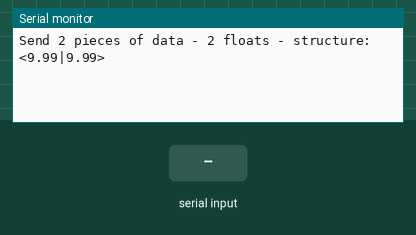
The sketch below on a simulated Arduino Uno, built with avr-gcc and run on an emulated ATmega328P. Parts: the last lines printed to the serial monitor. The inputs (shaded band) are chosen by the test bench.

Above: at 1.2 s.
1.3 s: "<90,45,200>" received over Serial
At 2.5 s:
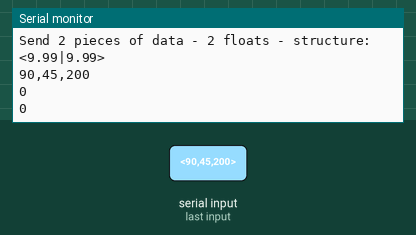
2.8 s: "<90,45>" received over Serial
At 3.4 s:
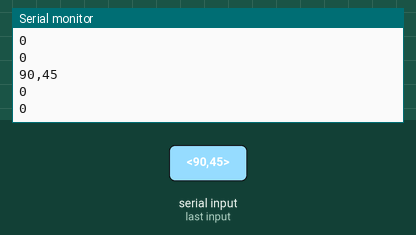

The sketch:

DataLezen.ino
```cpp
//**// AANGEPAST VOORBEELD //**//

//====================

const byte maxChars = 32;
char receivedChars[maxChars];
char tempChars[maxChars];       //Tijdelijke array, strtok() vernietigt oude, ( sectionMarker => NULL)

//Markers dat begin / einde / sectie van data aangeven
char startMarker = '<';         //Moet char zijn
char endMarker = '>';           // ||   ||   ||
char sectionMarker[1] = "|";    //Moet char array zijn

//Variabelen voor doorgestuurde data
long altFromPC;
long azFromPC;

boolean newData = false;       //Is er nieuwe data?

//====================

void setup(){
  Serial.begin(9600);
  Serial.println("Send 2 pieces of data - 2 floats - structure: <9.99|9.99>");
  Serial.println();
}//End setup

//====================

void loop(){
  receiveData();

  if (newData == true){
    parseData();
    Serial.println(receivedChars);
    Serial.println(altFromPC);
    Serial.println(azFromPC);
    Serial.println();
    newData = false;
  }//End if
}//End loop

//====================

void receiveData(){
  static boolean recvInProgress = false;    //Komt er nog data binnen?
  static byte i = 0;
  char data;

  while (Serial.available() > 0 && newData == false){
    data = Serial.read();

    if (data == startMarker){
      recvInProgress = true;
    } else if (recvInProgress == true) {
      if (data != endMarker){
        receivedChars[i] = data;
        i++;
        if (i >= maxChars){
          i = maxChars - 1;
        }//End if
      } else {
        receivedChars[i] = '\0';           //Eindig de string met NULL
        recvInProgress = false;
        i = 0;
        newData = true;
      }//End if else
    }//End if / else if
  }//End while loop
}//End receiveData

//====================

void parseData(){
  char * strtokIndex;                               //strtok() gebruikt dit als index

  strcpy(tempChars, receivedChars);                 //Kopieer receivedChars naar tempChars

  strtokIndex = strtok(tempChars, sectionMarker);   //Neem 1ste deel van de data
  altFromPC = atol(strtokIndex);                    //Sla het op in altFromPC

  strtokIndex = strtok(NULL, sectionMarker);        //Doet voort waar hij gestopt was
  azFromPC = atol(strtokIndex);                     //Sla het op in azFromPC
}//End parseData
```

Measured:
- after the input at 1.3 s, the serial monitor: prints a new line at once (image 1)
- after the input at 2.8 s, the serial monitor: prints a new line at once (image 2)
